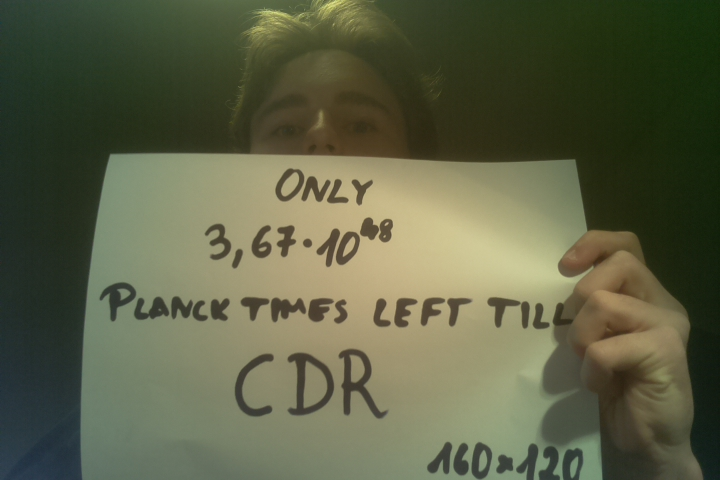
#> input picture code/radio_tests/testimage.jpg, 720 x 480 px
$ python imageResizer.py   (older library calls are emulated)
#> lines starting #> are read from the running program, lines starting #| are printed output that depends on the picture
from PIL import Image

img = Image.open("testimage.jpg")
#> img is the input picture: PIL image 720x480 RGB; mean R, G, B 92.5, 96.2, 69.4
print("Original size: {}".format(img.size))
#| Original size: (720, 480)

img = img.resize((160, 120), Image.ANTIALIAS)
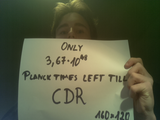
#> img: PIL image 160x120 RGB; mean R, G, B 92.5, 96.2, 69.4
img.save("testimage_scaled.jpg", optimize=True, quality=75)
